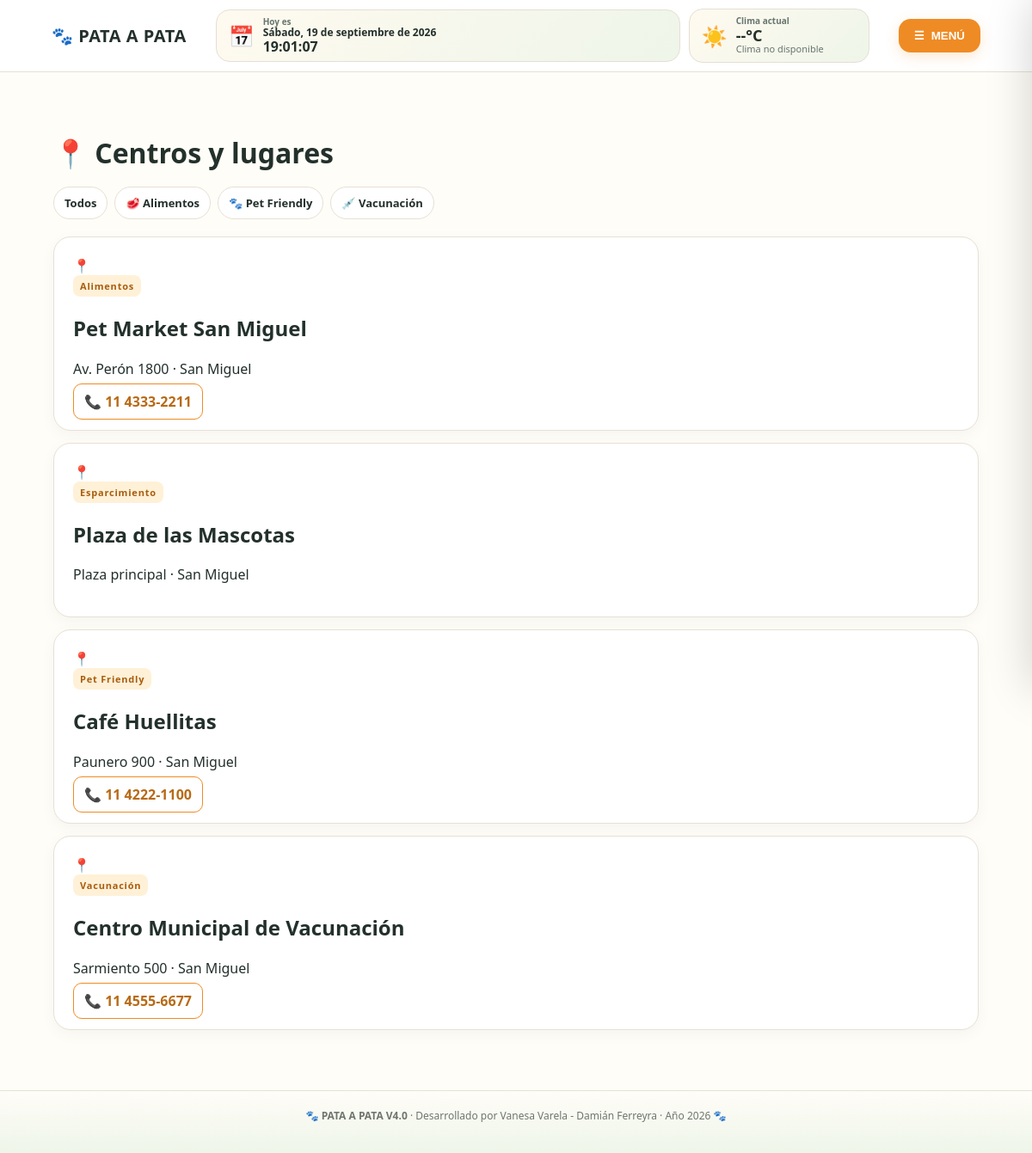
The app's page /lugares (signed in) with its own data.
### tables this page shows
CREATE TABLE lugares (
        id INTEGER PRIMARY KEY AUTOINCREMENT,
        nombre TEXT NOT NULL,
        categoria TEXT NOT NULL,
        direccion TEXT,
        zona TEXT,
        telefono TEXT
    );

### app.py (the view)
@app.route("/lugares")
@login_required
def lugares():
    categoria=request.args.get("categoria","")
    conn=get_db()
    rows=conn.execute("SELECT * FROM lugares WHERE categoria=? ORDER BY nombre",(categoria,)).fetchall() if categoria else conn.execute("SELECT * FROM lugares ORDER BY categoria,nombre").fetchall()
    conn.close()
    return render_template("lugares.html",lugares=rows,categoria=categoria)

### app.py (called while the page is built)
def get_db():
    conn = sqlite3.connect(DB_PATH)
    conn.row_factory = sqlite3.Row
    conn.execute("PRAGMA foreign_keys = ON")
    return conn

def login_required(fn):
    @wraps(fn)
    def wrapper(*args, **kwargs):
        if "user_id" not in session:
            flash("Tenés que iniciar sesión para continuar.", "warning")
            return redirect(url_for("login", next=request.path))
        return fn(*args, **kwargs)
    return wrapper

def current_user():
    if "user_id" not in session:
        return None
    conn = get_db()
    u = conn.execute("SELECT * FROM usuarios WHERE id=?", (session["user_id"],)).fetchone()
    conn.close()
    return u

@app.context_processor
def inject_globals():
    return {
        "current_user": current_user(),
        "instagram_url": INSTAGRAM_URL,
        "is_admin": bool(session.get("is_admin")),
    }

### templates/lugares.html
{% extends "base.html" %}{% block title %}Centros y lugares{% endblock %}{% block content %}<div class="page-head"><h1>📍 Centros y lugares</h1></div><div class="chips"><a href="{{url_for('lugares')}}">Todos</a><a href="{{url_for('lugares',categoria='Alimentos')}}">🥩 Alimentos</a><a href="{{url_for('lugares',categoria='Pet Friendly')}}">🐾 Pet Friendly</a><a href="{{url_for('lugares',categoria='Vacunación')}}">💉 Vacunación</a></div><div class="cards">{% for p in lugares %}<div class="card place"><div class="icon">📍</div><div><span class="tag">{{p.categoria}}</span><h2>{{p.nombre}}</h2><p>{{p.direccion}} · {{p.zona}}</p>{% if p.telefono %}<a class="outline" href="tel:{{p.telefono}}">📞 {{p.telefono}}</a>{% endif %}</div></div>{% endfor %}</div>{% endblock %}

### static/css/style.css (style rules this page uses)
:root { --ink:#23302b;--muted:#66756e;--paper:#fffdf8;--line:#e7e1d5;--accent:#ef8b24;--green:#4e8d62;--danger:#d93e3e;--shadow:0 14px 40px rgba(43,50,42,.10) }
* { box-sizing:border-box }
body { margin:0;font-family:system-ui,-apple-system,Segoe UI,Arial,sans-serif;color:var(--ink);background:var(--paper) }
a { text-decoration:none;color:inherit }
.page-head { display:flex;align-items:center;justify-content:space-between;gap:20px;margin:38px 0 18px }
.page-head h1,.page-head h2 { margin:0 }
.cards { display:grid;gap:14px }
.card,.section-card,.form-card,.event-card,.post { background:#fff;border:1px solid var(--line);border-radius:20px;padding:22px;box-shadow:0 5px 18px rgba(0,0,0,.04) }
.tag { display:inline-block;font-size:11px;font-weight:900;letter-spacing:.8px;background:#fff1d7;color:#a85d10;padding:5px 8px;border-radius:8px }
.chips { display:flex;flex-wrap:wrap;gap:8px;margin-bottom:20px }
.chips a { padding:9px 12px;background:#fff;border:1px solid var(--line);border-radius:20px;font-weight:700;font-size:13px }
.outline { border:1px solid var(--accent);background:white;color:#b86a16;border-radius:10px;padding:9px 12px;font-weight:800;cursor:pointer }

### records on screen
lugares: categoria "Alimentos", nombre "Pet Market San Miguel", direccion "Av. Perón 1800", zona "San Miguel", telefono "11 4333-2211"
lugares: categoria "Esparcimiento", nombre "Plaza de las Mascotas", direccion "Plaza principal", zona "San Miguel"
lugares: categoria "Pet Friendly", nombre "Café Huellitas", direccion "Paunero 900", zona "San Miguel", telefono "11 4222-1100"
lugares: categoria "Vacunación", nombre "Centro Municipal de Vacunación", direccion "Sarmiento 500", zona "San Miguel", telefono "11 4555-6677"
